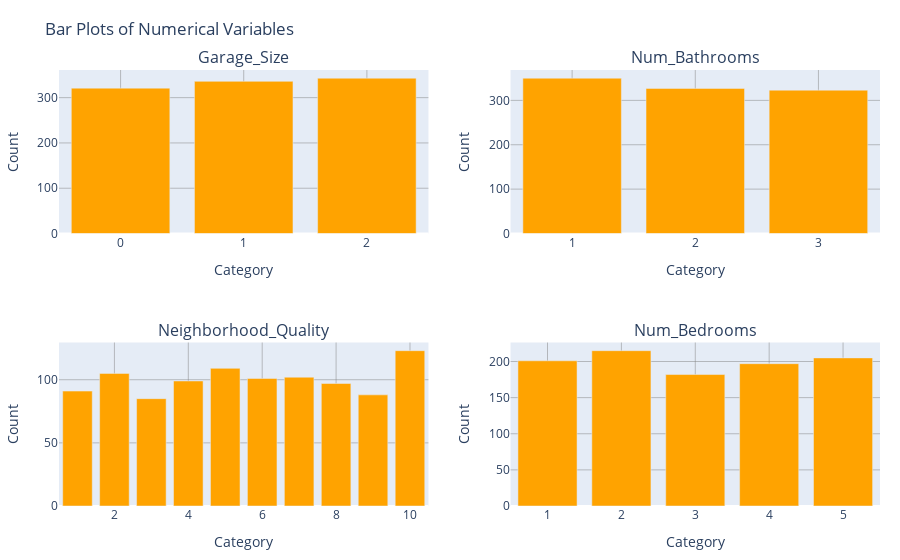

The notebook cell this image was saved under:
### Code cell
# List of columns to plot
col_bar_plot = ["Garage_Size", "Num_Bathrooms", "Neighborhood_Quality", "Num_Bedrooms"]

# Create a subplot figure with 2 rows and 2 columns
fig = sp.make_subplots(rows=2, cols=2, subplot_titles=col_bar_plot)

# Add each bar plot to the subplot grid
for i, col in enumerate(col_bar_plot):
    # Value counts for each column
    counts = df1[col].value_counts().sort_index()
    
    # Determine row and column index in subplot
    row = i // 2 + 1
    col_idx = i % 2 + 1
    
    # Add bar trace to the figure
    fig.add_trace(
        go.Bar(
            x=counts.index, 
            y=counts.values,
            marker_color="#ffa300",
            name=col
        ),
        row=row,
        col=col_idx
    )

# Update layout settings
fig.update_layout(
    title_text='Bar Plots of Numerical Variables',
    margin=dict(l=20, r=20, b=20, t=70),
    hovermode='x',  # Enable hover interaction
    showlegend=False,
    
)

# Style the axes for each subplot
fig.update_xaxes(title_text="Category", showgrid=True, gridwidth=0.5, gridcolor="gray")
fig.update_yaxes(title_text="Count", showgrid=True, gridwidth=0.5, gridcolor="gray")

fig.show()

### Figure 1 — Plotly figure (JSON) as saved in the notebook; plotly's stock layout.template omitted (floating-point values rounded to 4 significant figures)
{"data": [{"marker": {"color": "#ffa300"}, "name": "Garage_Size", "type": "bar", "x": [0, 1, 2], "xaxis": "x", "y": [321, 336, 343], "yaxis": "y"}, {"marker": {"color": "#ffa300"}, "name": "Num_Bathrooms", "type": "bar", "x": [1, 2, 3], "xaxis": "x2", "y": [350, 327, 323], "yaxis": "y2"}, {"marker": {"color": "#ffa300"}, "name": "Neighborhood_Quality", "type": "bar", "x": [1, 2, 3, 4, 5, 6, 7, 8, 9, 10], "xaxis": "x3", "y": [91, 105, 85, 99, 109, 101, 102, 97, 88, 123], "yaxis": "y3"}, {"marker": {"color": "#ffa300"}, "name": "Num_Bedrooms", "type": "bar", "x": [1, 2, 3, 4, 5], "xaxis": "x4", "y": [201, 215, 182, 197, 205], "yaxis": "y4"}], "layout": {"annotations": [{"font": {"size": 16}, "showarrow": false, "text": "Garage_Size", "x": 0.225, "xanchor": "center", "xref": "paper", "y": 1, "yanchor": "bottom", "yref": "paper"}, {"font": {"size": 16}, "showarrow": false, "text": "Num_Bathrooms", "x": 0.775, "xanchor": "center", "xref": "paper", "y": 1, "yanchor": "bottom", "yref": "paper"}, {"font": {"size": 16}, "showarrow": false, "text": "Neighborhood_Quality", "x": 0.225, "xanchor": "center", "xref": "paper", "y": 0.375, "yanchor": "bottom", "yref": "paper"}, {"font": {"size": 16}, "showarrow": false, "text": "Num_Bedrooms", "x": 0.775, "xanchor": "center", "xref": "paper", "y": 0.375, "yanchor": "bottom", "yref": "paper"}], "hovermode": "x", "margin": {"b": 20, "l": 20, "r": 20, "t": 70}, "showlegend": false, "title": {"text": "Bar Plots of Numerical Variables"}, "xaxis": {"anchor": "y", "domain": [0, 0.45], "gridcolor": "gray", "gridwidth": 0.5, "showgrid": true, "title": {"text": "Category"}}, "xaxis2": {"anchor": "y2", "domain": [0.55, 1], "gridcolor": "gray", "gridwidth": 0.5, "showgrid": true, "title": {"text": "Category"}}, "xaxis3": {"anchor": "y3", "domain": [0, 0.45], "gridcolor": "gray", "gridwidth": 0.5, "showgrid": true, "title": {"text": "Category"}}, "xaxis4": {"anchor": "y4", "domain": [0.55, 1], "gridcolor": "gray", "gridwidth": 0.5, "showgrid": true, "title": {"text": "Category"}}, "yaxis": {"anchor": "x", "domain": [0.625, 1], "gridcolor": "gray", "gridwidth": 0.5, "showgrid": true, "title": {"text": "Count"}}, "yaxis2": {"anchor": "x2", "domain": [0.625, 1], "gridcolor": "gray", "gridwidth": 0.5, "showgrid": true, "title": {"text": "Count"}}, "yaxis3": {"anchor": "x3", "domain": [0, 0.375], "gridcolor": "gray", "gridwidth": 0.5, "showgrid": true, "title": {"text": "Count"}}, "yaxis4": {"anchor": "x4", "domain": [0, 0.375], "gridcolor": "gray", "gridwidth": 0.5, "showgrid": true, "title": {"text": "Count"}}}}
